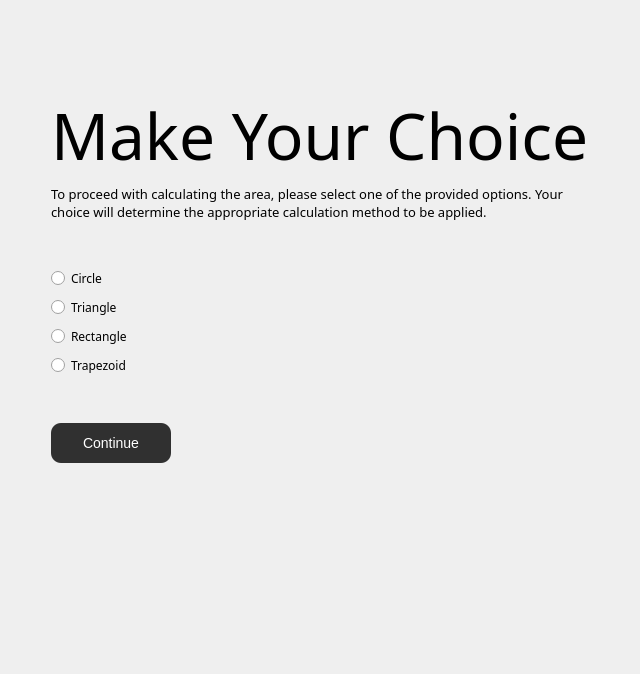
      <widget class="QWidget" name="figure_select_page">
       <layout class="QGridLayout" name="gridLayout_3">
        <item row="9" column="1">
         <widget class="QRadioButton" name="trapezoid_radio">
          <property name="font">
           <font>
            <family>Microsoft YaHei UI Light</family>
            <pointsize>9</pointsize>
           </font>
          </property>
          <property name="cursor">
           <cursorShape>PointingHandCursor</cursorShape>
          </property>
          <property name="text">
           <string>Trapezoid</string>
          </property>
          <attribute name="buttonGroup">
           <string notr="true">figure_choice</string>
          </attribute>
         </widget>
        </item>
        <item row="3" column="0">
         <spacer name="horizontalSpacer_4">
          <property name="orientation">
           <enum>Qt::Horizontal</enum>
          </property>
          <property name="sizeHint" stdset="0">
           <size>
            <width>40</width>
            <height>20</height>
           </size>
          </property>
         </spacer>
        </item>
        <item row="4" column="1">
         <widget class="QLabel" name="label_3">
          <property name="font">
           <font>
            <family>Microsoft JhengHei UI Light</family>
            <pointsize>10</pointsize>
           </font>
          </property>
          <property name="styleSheet">
           <string notr="true">max-height: 200px;
max-width: 600px;</string>
          </property>
          <property name="text">
           <string>To proceed with calculating the area, please select one of the provided options. Your choice will determine the appropriate calculation method to be applied.</string>
          </property>
          <property name="wordWrap">
           <bool>true</bool>
          </property>
         </widget>
        </item>
        <item row="6" column="1">
         <widget class="QRadioButton" name="circle_radio">
          <property name="font">
           <font>
            <family>Microsoft YaHei UI Light</family>
            <pointsize>9</pointsize>
           </font>
          </property>
          <property name="cursor">
           <cursorShape>PointingHandCursor</cursorShape>
          </property>
          <property name="text">
           <string>Circle</string>
          </property>
          <attribute name="buttonGroup">
           <string notr="true">figure_choice</string>
          </attribute>
         </widget>
        </item>
        <item row="15" column="1">
         <spacer name="verticalSpacer_9">
          <property name="orientation">
           <enum>Qt::Vertical</enum>
          </property>
          <property name="sizeHint" stdset="0">
           <size>
            <width>20</width>
            <height>40</height>
           </size>
          </property>
         </spacer>
        </item>
        <item row="1" column="1">
         <spacer name="verticalSpacer_6">
          <property name="orientation">
           <enum>Qt::Vertical</enum>
          </property>
          <property name="sizeHint" stdset="0">
           <size>
            <width>20</width>
            <height>40</height>
           </size>
          </property>
         </spacer>
        </item>
        <item row="3" column="2">
         <spacer name="horizontalSpacer_7">
          <property name="orientation">
           <enum>Qt::Horizontal</enum>
          </property>
          <property name="sizeHint" stdset="0">
           <size>
            <width>40</width>
            <height>20</height>
           </size>
          </property>
         </spacer>
        </item>
        <item row="12" column="1">
         <spacer name="verticalSpacer_11">
          <property name="orientation">
           <enum>Qt::Vertical</enum>
          </property>
          <property name="sizeHint" stdset="0">
           <size>
            <width>20</width>
            <height>40</height>
           </size>
          </property>
         </spacer>
        </item>
        <item row="2" column="1">
         <spacer name="verticalSpacer_8">
          <property name="orientation">
           <enum>Qt::Vertical</enum>
          </property>
          <property name="sizeHint" stdset="0">
           <size>
            <width>20</width>
            <height>40</height>
           </size>
          </property>
         </spacer>
        </item>
        <item row="11" column="1">
         <widget class="QPushButton" name="select_button">
          <property name="cursor">
           <cursorShape>PointingHandCursor</cursorShape>
          </property>
          <property name="styleSheet">
           <string notr="true"> background-color: #303030;
color: white;
max-width: 120px;
min-height: 40px;
max-height: 40px;
border-radius: 10px;
font-size: 14px;</string>
          </property>
          <property name="text">
           <string>Continue</string>
          </property>
         </widget>
        </item>
        <item row="10" column="1">
         <spacer name="verticalSpacer_12">
          <property name="orientation">
           <enum>Qt::Vertical</enum>
          </property>
          <property name="sizeHint" stdset="0">
           <size>
            <width>20</width>
            <height>40</height>
           </size>
          </property>
         </spacer>
        </item>
        <item row="5" column="1">
         <spacer name="verticalSpacer_10">
          <property name="orientation">
           <enum>Qt::Vertical</enum>
          </property>
          <property name="sizeHint" stdset="0">
           <size>
            <width>20</width>
            <height>40</height>
           </size>
          </property>
         </spacer>
        </item>
        <item row="4" column="0">
         <spacer name="horizontalSpacer_8">
          <property name="orientation">
           <enum>Qt::Horizontal</enum>
          </property>
          <property name="sizeHint" stdset="0">
           <size>
            <width>40</width>
            <height>20</height>
           </size>
          </property>
         </spacer>
        </item>
        <item row="7" column="1">
         <widget class="QRadioButton" name="triangle_radio">
          <property name="font">
           <font>
            <family>Microsoft YaHei UI Light</family>
            <pointsize>9</pointsize>
           </font>
          </property>
          <property name="cursor">
           <cursorShape>PointingHandCursor</cursorShape>
          </property>
          <property name="text">
           <string>Triangle</string>
          </property>
          <attribute name="buttonGroup">
           <string notr="true">figure_choice</string>
          </attribute>
         </widget>
        </item>
        <item row="3" column="1">
         <widget class="QLabel" name="label">
          <property name="font">
           <font>
            <family>Microsoft YaHei UI Light</family>
            <pointsize>48</pointsize>
           </font>
          </property>
          <property name="styleSheet">
           <string notr="true">max-height: 100px;</string>
          </property>
          <property name="text">
           <string>Make Your Choice</string>
          </property>
         </widget>
        </item>
        <item row="8" column="1">
         <widget class="QRadioButton" name="rectangle_radio">
          <property name="font">
           <font>
            <family>Microsoft YaHei UI Light</family>
            <pointsize>9</pointsize>
           </font>
          </property>
          <property name="cursor">
           <cursorShape>PointingHandCursor</cursorShape>
          </property>
          <property name="text">
           <string>Rectangle</string>
          </property>
          <attribute name="buttonGroup">
           <string notr="true">figure_choice</string>
          </attribute>
         </widget>
        </item>
        <item row="16" column="1">
         <spacer name="verticalSpacer_7">
          <property name="orientation">
           <enum>Qt::Vertical</enum>
          </property>
          <property name="sizeHint" stdset="0">
           <size>
            <width>20</width>
            <height>40</height>
           </size>
          </property>
         </spacer>
        </item>
        <item row="4" column="2">
         <spacer name="horizontalSpacer_9">
          <property name="orientation">
           <enum>Qt::Horizontal</enum>
          </property>
          <property name="sizeHint" stdset="0">
           <size>
            <width>40</width>
            <height>20</height>
           </size>
          </property>
         </spacer>
        </item>
        <item row="14" column="1">
         <spacer name="verticalSpacer_13">
          <property name="orientation">
           <enum>Qt::Vertical</enum>
          </property>
          <property name="sizeHint" stdset="0">
           <size>
            <width>20</width>
            <height>40</height>
           </size>
          </property>
         </spacer>
        </item>
        <item row="13" column="1">
         <spacer name="verticalSpacer_14">
          <property name="orientation">
           <enum>Qt::Vertical</enum>
          </property>
          <property name="sizeHint" stdset="0">
           <size>
            <width>20</width>
            <height>40</height>
           </size>
          </property>
         </spacer>
        </item>
       </layout>
      </widget>
